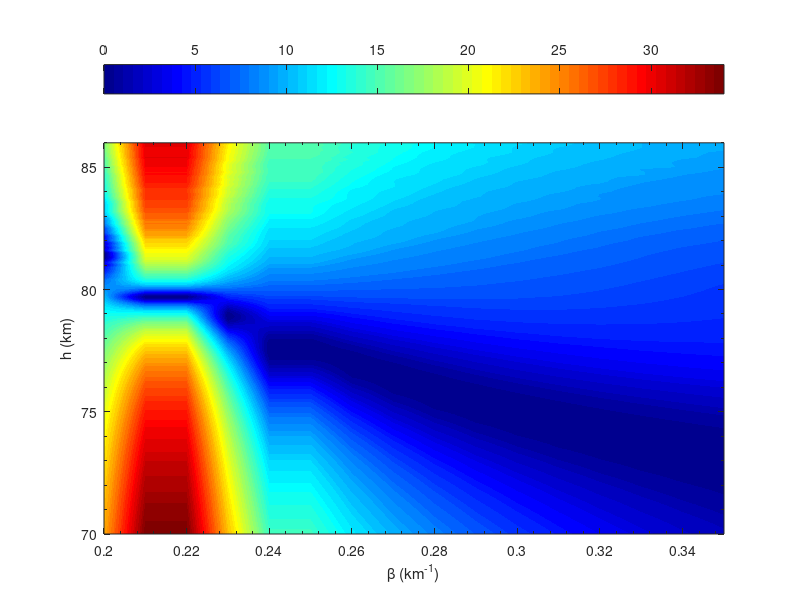
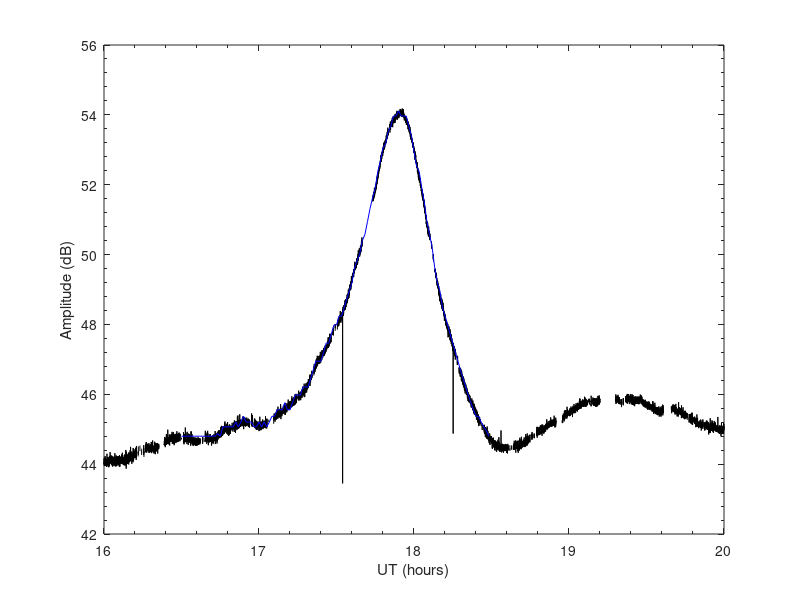
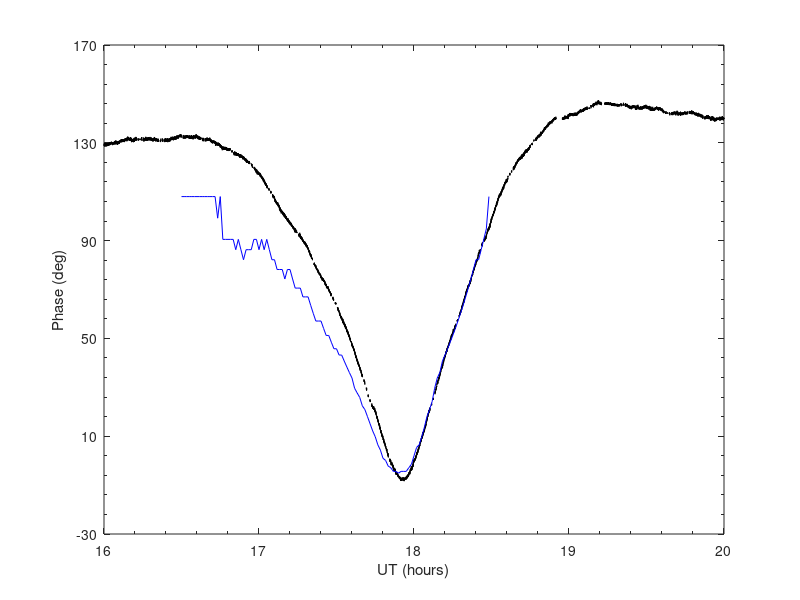
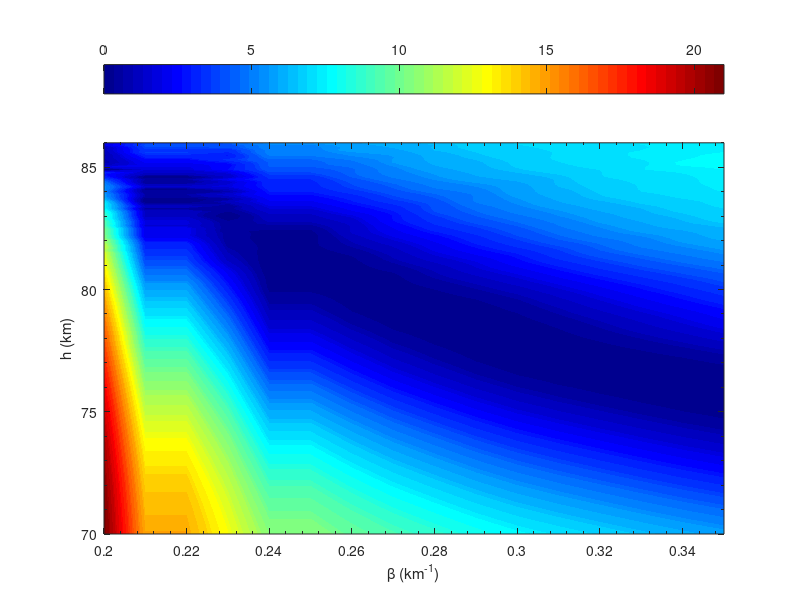

Write MATLAB code to recreate these figures, in order.


% by Wei Xu
% 08/28/2018
% eclipse project, 2018
% to plot figure 4 in the GRL paper

clear; clc;

load('fig4.mat');

% plot figure 4a
figure; 
set(gca,'color',[1 1 1]);
set(gca,'defaultAxesFontSize',18);
cbar = 0:0.2:34;
[c,h]=contourf(fig4a.beta, fig4a.hp, fig4a.ampco, cbar); 
hold on;
set(h,'LineColor','none'); colorbar('NorthOutside');
colormap('jet'); caxis([min(cbar) max(cbar)])
xlabel(gca, '\beta (km^{-1})');
ylabel(gca, 'h (km)');
set(gca,'XMinorTick','on');
set(gca,'YMinorTick','on');

% plot figure 4b
figure; 
set(gca,'color',[1 1 1]);
set(gca,'defaultAxesFontSize',16);
plot(fig4b.time, fig4b.amp, 'k', fig4b.t, fig4b.ws, 'b')
xlabel('UT (hours)');
ylabel('Amplitude (dB)');
set(gca, 'xlim',[16 20]);
set(gca,'XMinorTick','on');
set(gca,'XTick',[16  17 18 19 20]);
set(gca,'YLim',[42 56]);
set(gca,'YMinorTick','on');
set(gca,'YTick',[42 44 46 48 50 52 54 56]);

% plot figure 4c
figure; 
set(gca,'color',[1 1 1]);
set(gca,'defaultAxesFontSize',16);
plot(fig4c.time, fig4c.pha, 'k', fig4c.t, fig4c.ws, 'b')
xlabel('UT (hours)');
ylabel('Phase (deg)');
set(gca, 'xlim',[16 20]);
set(gca,'XMinorTick','on');
set(gca,'XTick',[16  17 18 19 20]);
set(gca,'YLim',[-30 170]);
set(gca,'YMinorTick','on');
set(gca,'YTick',[-30 10 50 90 130 170]);

% plot figure 4d
figure; 
set(gca,'color',[1 1 1]);
set(gca,'defaultAxesFontSize',18);
cbar = 0:0.2:21;
[c,h]=contourf(fig4d.beta, fig4d.hp, fig4d.amput, cbar); 
hold on;
set(h,'LineColor','none'); colorbar('NorthOutside');
colormap('jet'); caxis([min(cbar) max(cbar)])
xlabel(gca, '\beta (km^{-1})');
ylabel(gca, 'h (km)');
set(gca,'XMinorTick','on');
set(gca,'YMinorTick','on');

% plot figure 3e
figure; 
set(gca,'color',[1 1 1]);
set(gca,'defaultAxesFontSize',16);
plot(fig4e.time, fig4e.amp, 'k', fig4e.t, fig4e.ws, 'b')
xlabel('UT (hours)');
ylabel('Amplitude (dB)');
set(gca, 'xlim',[16.5 19]);
set(gca,'XMinorTick','on');
set(gca,'XTick',[16.5 17 17.5 18 18.5 19]);
set(gca,'YLim',[52 66]);
set(gca,'YMinorTick','on');
set(gca,'YTick',[52 54 56 58 60 62 64 66]);

% plot figure 3f
figure; 
set(gca,'color',[1 1 1]);
set(gca,'defaultAxesFontSize',16);
plot(fig4f.time, fig4f.pha, 'k', fig4f.t, fig4f.ws, 'b')
xlabel('UT (hours)');
ylabel('Phase (deg)');
set(gca, 'xlim',[16.5 19]);
set(gca,'XMinorTick','on');
set(gca,'XTick',[16.5 17 17.5 18 18.5 19]);
set(gca,'YLim',[-20 110]);
set(gca,'YMinorTick','on');
set(gca,'YTick',[-20 0 20 40 60 80 100]);

